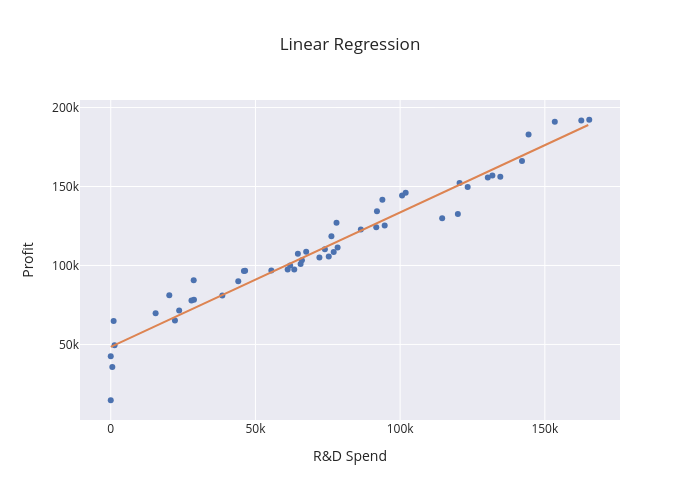

Write notebook code for a chart like this one.
### Code cell
# Visualising the Linear Regression results
x = pd.DataFrame(np.arange(df['R&D Spend'].min(), df['R&D Spend'].max(), 1000), columns=['R&D Spend'])
x_sc= sc.transform(x)
y = lr.predict(x_sc)

fig = px.scatter(df , x='R&D Spend', y='Profit', title='Linear Regression', width=700, height=500)
fig.add_trace(go.Scatter(x=x['R&D Spend'], y=y, mode='lines'))
fig.update_layout(showlegend=False)
fig.show()

### Figure 1 — Plotly figure (JSON) as saved in the notebook; plotly's stock layout.template omitted (floating-point values rounded to 4 significant figures; data arrays with more than 128 entries replaced by an {"elided": "..."} marker saying what was removed)
{"data": [{"hovertemplate": "R&D Spend=%{x}<br>Profit=%{y}<extra></extra>", "legendgroup": "", "marker": {"color": "rgb(76,114,176)", "symbol": "circle"}, "mode": "markers", "name": "", "orientation": "v", "showlegend": false, "type": "scatter", "x": [165300.0, 162600.0, 153400.0, 144400.0, 142100.0, 131900.0, 134600.0, 130300.0, 120500.0, 123300.0, 101900.0, 100700.0, 93860.0, 91990.0, 119900.0, 114500.0, 78010.0, 94660.0, 91750.0, 86420.0, 76250.0, 78390.0, 73990.0, 67530.0, 77040.0, 64660.0, 75330.0, 72110.0, 66050.0, 65610.0, 61990.0, 61140.0, 63410.0, 55490.0, 46430.0, 46010.0, 28660.0, 44070.0, 20230.0, 38560.0, 28750.0, 27890.0, 23640.0, 15510.0, 22180.0, 1000.0, 1315.0, 0, 542.0, 0], "xaxis": "x", "y": [192300.0, 191800.0, 191100.0, 182900.0, 166200.0, 157000.0, 156100.0, 155800.0, 152200.0, 149800.0, 146100.0, 144300.0, 141600.0, 134300.0, 132600.0, 129900.0, 127000.0, 125400.0, 124300.0, 122800.0, 118500.0, 111300.0, 110400.0, 108700.0, 108600.0, 107400.0, 105700.0, 105000.0, 103300.0, 101000.0, 99940.0, 97480.0, 97430.0, 96780.0, 96710.0, 96480.0, 90710.0, 89950.0, 81230.0, 81010.0, 78240.0, 77800.0, 71500.0, 69760.0, 65200.0, 64930.0, 49490.0, 42560.0, 35670.0, 14680.0], "yaxis": "y"}, {"mode": "lines", "type": "scatter", "x": {"elided": "166 int values"}, "y": {"elided": "166 float values"}}], "layout": {"height": 500, "legend": {"tracegroupgap": 0}, "showlegend": false, "title": {"text": "Linear Regression"}, "width": 700, "xaxis": {"anchor": "y", "domain": [0, 1], "title": {"text": "R&D Spend"}}, "yaxis": {"anchor": "x", "domain": [0, 1], "title": {"text": "Profit"}}}}
